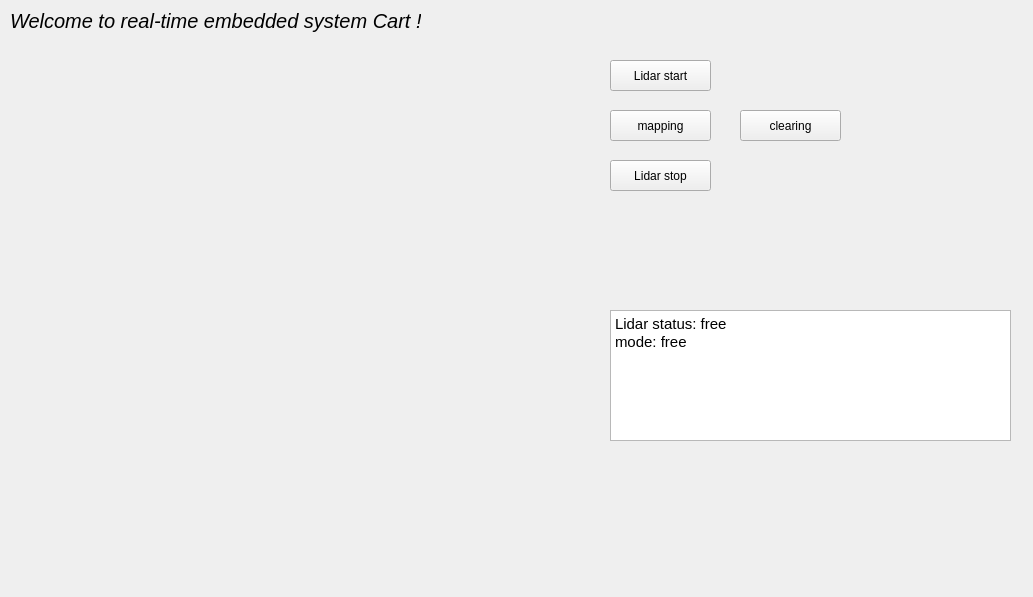
<?xml version="1.0" encoding="UTF-8"?>
<ui version="4.0">
 <class>Widget</class>
 <widget class="QWidget" name="Widget">
  <property name="geometry">
   <rect>
    <x>0</x>
    <y>0</y>
    <width>1033</width>
    <height>597</height>
   </rect>
  </property>
  <property name="sizePolicy">
   <sizepolicy hsizetype="Maximum" vsizetype="Preferred">
    <horstretch>3</horstretch>
    <verstretch>0</verstretch>
   </sizepolicy>
  </property>
  <property name="contextMenuPolicy">
   <enum>Qt::ActionsContextMenu</enum>
  </property>
  <property name="windowTitle">
   <string>Widget</string>
  </property>
  <widget class="QLabel" name="label">
   <property name="geometry">
    <rect>
     <x>10</x>
     <y>0</y>
     <width>411</width>
     <height>42</height>
    </rect>
   </property>
   <property name="sizePolicy">
    <sizepolicy hsizetype="Preferred" vsizetype="Ignored">
     <horstretch>0</horstretch>
     <verstretch>0</verstretch>
    </sizepolicy>
   </property>
   <property name="font">
    <font>
     <pointsize>15</pointsize>
     <weight>50</weight>
     <italic>true</italic>
     <bold>false</bold>
     <underline>false</underline>
     <strikeout>false</strikeout>
     <stylestrategy>PreferDefault</stylestrategy>
    </font>
   </property>
   <property name="cursor">
    <cursorShape>ArrowCursor</cursorShape>
   </property>
   <property name="text">
    <string>Welcome to real-time embedded system Cart !</string>
   </property>
  </widget>
  <widget class="QWidget" name="verticalLayoutWidget">
   <property name="geometry">
    <rect>
     <x>10</x>
     <y>130</y>
     <width>511</width>
     <height>321</height>
    </rect>
   </property>
   <layout class="QVBoxLayout" name="qplot"/>
  </widget>
  <widget class="QPushButton" name="lidar_start">
   <property name="geometry">
    <rect>
     <x>610</x>
     <y>60</y>
     <width>101</width>
     <height>31</height>
    </rect>
   </property>
   <property name="text">
    <string>Lidar start</string>
   </property>
  </widget>
  <widget class="QPushButton" name="lidar_mapping">
   <property name="geometry">
    <rect>
     <x>610</x>
     <y>110</y>
     <width>101</width>
     <height>31</height>
    </rect>
   </property>
   <property name="text">
    <string>mapping</string>
   </property>
  </widget>
  <widget class="QTextBrowser" name="txt_output">
   <property name="geometry">
    <rect>
     <x>610</x>
     <y>310</y>
     <width>401</width>
     <height>131</height>
    </rect>
   </property>
   <property name="html">
    <string>&lt;!DOCTYPE HTML PUBLIC &quot;-//W3C//DTD HTML 4.0//EN&quot; &quot;http://www.w3.org/TR/REC-html40/strict.dtd&quot;&gt;
&lt;html&gt;&lt;head&gt;&lt;meta name=&quot;qrichtext&quot; content=&quot;1&quot; /&gt;&lt;style type=&quot;text/css&quot;&gt;
p, li { white-space: pre-wrap; }
&lt;/style&gt;&lt;/head&gt;&lt;body style=&quot; font-family:'Ubuntu'; font-size:11pt; font-weight:400; font-style:normal;&quot;&gt;
&lt;p style=&quot; margin-top:0px; margin-bottom:0px; margin-left:0px; margin-right:0px; -qt-block-indent:0; text-indent:0px;&quot;&gt;Lidar status: free&lt;/p&gt;
&lt;p style=&quot; margin-top:0px; margin-bottom:0px; margin-left:0px; margin-right:0px; -qt-block-indent:0; text-indent:0px;&quot;&gt;mode: free&lt;/p&gt;&lt;/body&gt;&lt;/html&gt;</string>
   </property>
  </widget>
  <widget class="QPushButton" name="lidar_stop">
   <property name="geometry">
    <rect>
     <x>610</x>
     <y>160</y>
     <width>101</width>
     <height>31</height>
    </rect>
   </property>
   <property name="text">
    <string>Lidar stop</string>
   </property>
  </widget>
  <widget class="QPushButton" name="lidar_mapping_clear">
   <property name="geometry">
    <rect>
     <x>740</x>
     <y>110</y>
     <width>101</width>
     <height>31</height>
    </rect>
   </property>
   <property name="text">
    <string>clearing</string>
   </property>
  </widget>
 </widget>
 <resources/>
 <connections/>
</ui>
